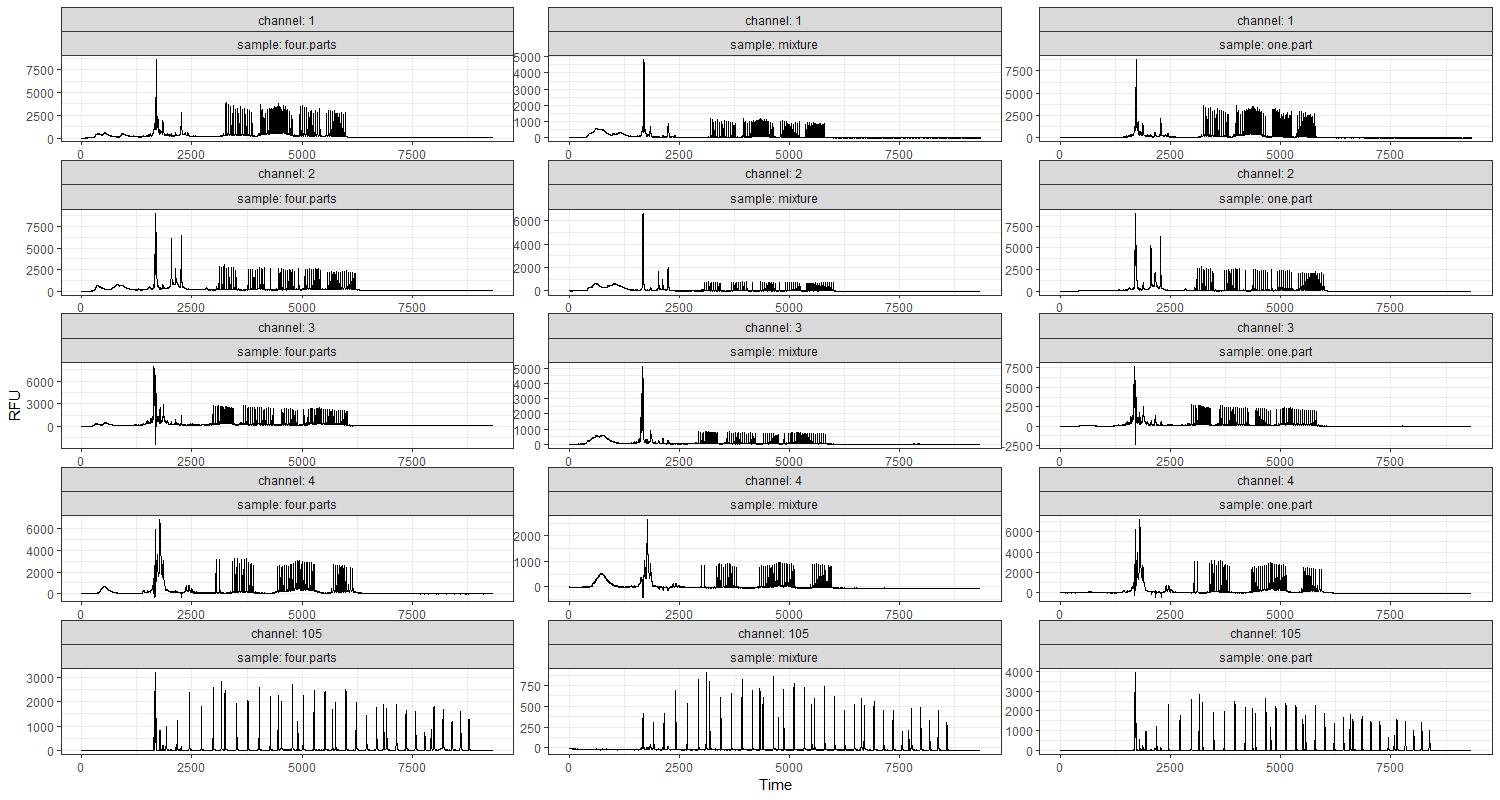

Recreate this plot in R.
source("packages.R")
file.vec <- c(
  mixture="data/PROVEDIt_2-5-Person Profiles_3130 5sec_IDPlus28cycles/5sec/RD14-0003(040416LEA_5sec)/A01_Ladder-IP_001.5sec.fsa",
  one.part="data/PROVEDIt_1-Person Profiles_3130 20sec_IDPlus28cycles/20 sec/RD14-0003(022916LEA_20sec)/A01_Ladder-IP_001.20sec.fsa",
  four.parts="data/PROVEDIt_1-Person Profiles_3130 20sec_IDPlus28cycles/20 sec/RD14-0003(030216LEA_20sec)/E09_Ladder-IP_001.20sec.fsa")
ladder.vec <- Sys.glob(file.path(dirname(file.vec), "*Ladder*"))

fsa2dt <- function(mix.fsa){
  L <- seqinr::read.abif(mix.fsa)
  D <- L$Data
  l.vec <- sapply(D, length)
  channel.names <- names(l.vec)[l.vec==max(l.vec)]
  dye.vec <- do.call(c, D[paste0("DyeN.", 1:5)])
  dye.colors <- c(
    "6-FAM"="blue",
    "VIC"="green",
    "NED"="yellow",
    "PET"="red",
    "LIZ"="orange")
  channel.dt.list <- list()
  for(channel.i in seq_along(channel.names)){
    channel <- channel.names[[channel.i]]
    dye <- dye.vec[[channel.i]]
    RFU <- D[[channel]]
    channel.dt.list[[channel]] <- data.table(
      dye, color=dye.colors[[dye]],
      channel=as.integer(sub(".*[.]", "", channel)),
      Time=seq_along(RFU), RFU)
  }
  do.call(rbind, channel.dt.list)
}

ladder.channels.list <- list()
for(file.i in seq_along(file.vec)){
  fsa <- file.vec[[file.i]]
  channels <- fsa2dt(fsa)
  ladder.channels.list[[file.i]] <- data.table(
    sample=names(file.vec)[[file.i]], channels)
}
ladder.channels <- do.call(rbind, ladder.channels.list)

## TODO confront Identifier_Plus_* data with the peaks in these ladder
## files.

gg <- ggplot()+
  theme_bw()+
  theme(panel.spacing=grid::unit(0, "lines"))+
  facet_wrap(
    channel ~ sample,
    scales="free",
    labeller=label_both, ncol=3)+
  geom_line(aes(
    Time, RFU),
    data=ladder.channels)
png("figure-ladder.png", w=15, h=8, units="in", res=100)
print(gg)
dev.off()


